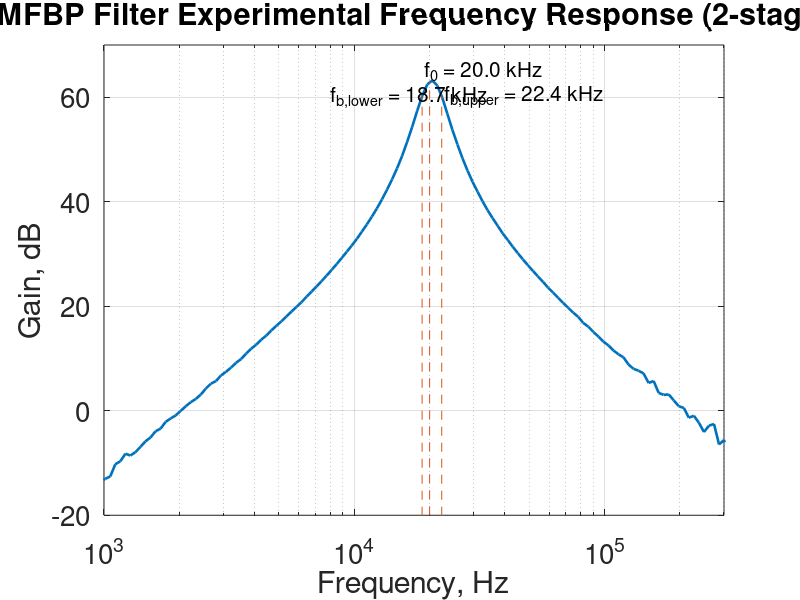

This chart was generated by the following MATLAB code:
%% ECE 342 - Cameron Sullivan - Task 2 Experimental

close all;

array = csvread('mfbp-exper-fResponse.csv');
freq = array(:, 1);
dB = array(:, 2) + 40;

% Plot frequency response of the MFBP filter.
semilogx(freq, dB,'linewidth', 1.9);
grid on;
set(gca,'fontsize',20); % set font size
title('MFBP Filter Experimental Frequency Response (2-stage)');
ylabel('Gain, dB');
xlabel('Frequency, Hz');
xlim([10e2 30e4]);
ylim([-20 70]);

max(dB)
fmax = interp1(dB,freq,max(dB))
index = find(freq == fmax);
a = freq(1:index);
b = freq(index:end);

% Find and plot lower cutoff frequency line.
f3db = interp1(dB(1:length(a)),a,60.18)
line([f3db f3db], [-60 60.18],'linestyle', '--');
label1 = 'f_{b,lower} = 18.7 kHz';
text(0.8e4,60.18,label1,'fontsize',15);

% Find and plot max gain frequency line.
line([20e3 20e3], [-20, 63.18],'linestyle','--');
label1 = 'f_{0} = 20.0 kHz';
text(1.9e4,65.18,label1,'fontsize',15);

% Find and plot upper cutoff frequency line.
f3db2 = interp1(dB(length(a):end),b,60.18)
line([f3db2 f3db2], [-60 60.18],'linestyle', '--');
label1 = 'f_{b,upper} = 22.4 kHz';
text(2.3e4,60.18,label1,'fontsize',15);
hold off;